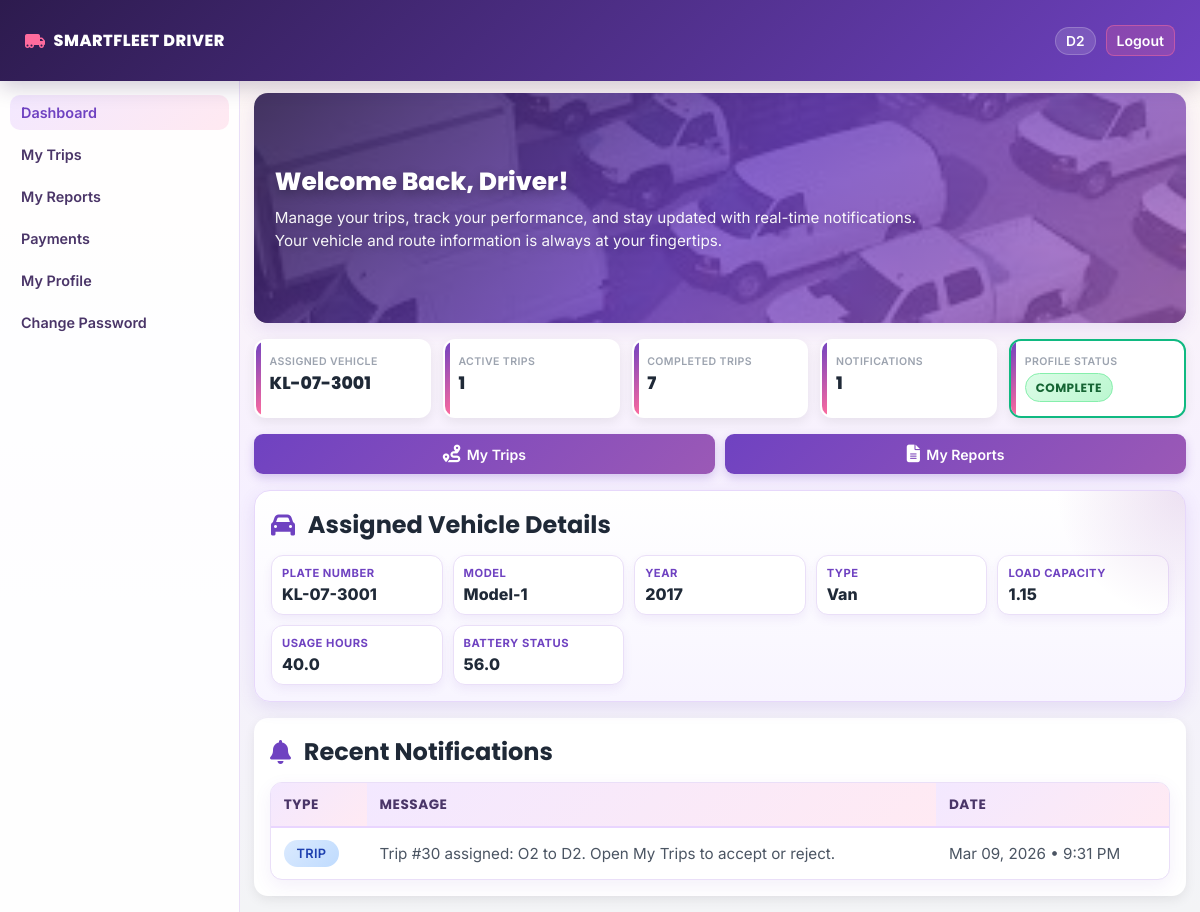
Screenshot of /driver/home/ (signed in) with the database file from the repository.
### s_fleet/models.py (models this page shows, shortened)
class Registration(models.Model):
    password = models.CharField(max_length=200, null=True)
    user_role = models.CharField(max_length=200, null=True)
    user = models.OneToOneField(User, on_delete=models.CASCADE, null=True)

class Vehicle(models.Model):
    STATUS_AVAILABLE = "available"
    STATUS_ASSIGNED = "assigned"
    STATUS_IN_TRIP = "in_trip"
    STATUS_MAINTENANCE = "maintenance"
    STATUS_MAINT_REQUIRED = "maintenance_required"
    STATUS_CHOICES = [
        (STATUS_AVAILABLE, "Available"),
        (STATUS_ASSIGNED, "Assigned"),
        (STATUS_IN_TRIP, "In Trip"),
        (STATUS_MAINTENANCE, "Maintenance"),
        (STATUS_MAINT_REQUIRED, "Maintenance Required"),
    ]
    plate_number = models.CharField(max_length=30, unique=True)
    year_of_manufacture = models.PositiveIntegerField(blank=True, null=True)
    model_name = models.CharField(max_length=100)
    vehicle_type = models.CharField(max_length=80, blank=True, null=True)
    load_capacity = models.FloatField(blank=True, null=True)
    usage_hours = models.FloatField(default=0)
    battery_status = models.FloatField(blank=True, null=True)
    status = models.CharField(max_length=30, choices=STATUS_CHOICES, default=STATUS_AVAILABLE)
    created_at = models.DateTimeField(auto_now_add=True)
    updated_at = models.DateTimeField(auto_now=True)

class Alert(models.Model):
    TYPE_MAINTENANCE = "maintenance"
    TYPE_TRIP = "trip"
    TYPE_DRIVER_RISK = "driver_risk"
    TYPE_CHOICES = [
        (TYPE_MAINTENANCE, "Maintenance"),
        (TYPE_TRIP, "Trip"),
        (TYPE_DRIVER_RISK, "Driver Risk"),
    ]
    SEVERITY_LOW = "low"
    SEVERITY_MEDIUM = "medium"
    SEVERITY_HIGH = "high"
    SEVERITY_CHOICES = [
        (SEVERITY_LOW, "Low"),
        (SEVERITY_MEDIUM, "Medium"),
        (SEVERITY_HIGH, "High"),
    ]
    alert_type = models.CharField(max_length=20, choices=TYPE_CHOICES)
    severity = models.CharField(max_length=10, choices=SEVERITY_CHOICES, default=SEVERITY_MEDIUM)
    title = models.CharField(max_length=120)
    message = models.TextField()
    vehicle = models.ForeignKey(Vehicle, on_delete=models.SET_NULL, blank=True, null=True, related_name="alerts")
    driver = models.ForeignKey(Driver, on_delete=models.SET_NULL, blank=True, null=True, related_name="alerts")
    trip = models.ForeignKey(Trip, on_delete=models.SET_NULL, blank=True, null=True, related_name="alerts")
    prediction = models.ForeignKey(
        PredictionResult,
        on_delete=models.SET_NULL,
        blank=True,
        null=True,
        related_name="alerts",
    )
    is_resolved = models.BooleanField(default=False)
    created_at = models.DateTimeField(auto_now_add=True)
    resolved_at = models.DateTimeField(blank=True, null=True)

### s_fleet/decorators.py (the view)
        def wrapper(request, *args, **kwargs):
            reg_id = request.session.get('reg_id')
            reg = Registration.objects.filter(id=reg_id).first()
            if reg and reg.user_role == required_role:
                return view_func(request, *args, **kwargs)
            else:
                messages.error(request, "⚠️ You do not have permission to access this page.")
                return redirect('home')

### s_fleet/views.py (called while the page is built)
def _is_profile_complete(driver):
    required_fields = [
        "license_number",
        "license_expiry_date",
        "phone_number",
        "years_of_experience",
        "emergency_contact_name",
        "emergency_contact_phone",
    ]
    for field in required_fields:
        value = getattr(driver, field, None)
        if value in (None, ""):
            return False
    return True

### templates/driver_home.html (shortened to what this page needs)
{% extends "base_driver.html" %}
{% load static %}
{% block content %}
    <section class="hero-section">
        <div class="hero-content">
            <h2>Welcome Back, Driver!</h2>
            <p>Manage your trips, track your performance, and stay updated with real-time notifications. Your vehicle and route information is always at your fingertips.</p>
        </div>
    </section>
    <div class="stats-grid">
        <div class="stat-card">
            <h3>Assigned Vehicle</h3>
            <p>
                {% if assigned_vehicle %}
                    {{ assigned_vehicle.plate_number }}
                {% else %}
                    Not Assigned
                {% endif %}
            </p>
        </div>
        <div class="stat-card">
            <h3>Active Trips</h3>
            <p>{{ active_trips }}</p>
        </div>
        <div class="stat-card">
            <h3>Completed Trips</h3>
            <p>{{ completed_trips }}</p>
        </div>
        <div class="stat-card">
            <h3>Notifications</h3>
            <p>{{ notifications_count }}</p>
        </div>
        <div class="stat-card {% if profile_complete %}complete{% else %}incomplete{% endif %}">
            <h3>Profile Status</h3>
            <p>
                {% if profile_complete %}
                    <span class="profile-pill complete">Complete</span>
                {% else %}
                    <span class="profile-pill incomplete">Incomplete</span>
                {% endif %}
            </p>
        </div>
</div>
    <div class="actions-grid">
        <a class="action-btn" href="{% url 'driver_trips' %}">
            <i class="fas fa-route"></i>
            My Trips
        </a>
        <a class="action-btn" href="{% url 'driver_completed_trips' %}">
            <i class="fas fa-file-alt"></i>
            My Reports
        </a>
    </div>
    {% if assigned_vehicle %}
    <div class="vehicle-card">
        <h3 class="section-title">
            <i class="fas fa-car"></i>
            Assigned Vehicle Details
        </h3>
        <div class="vehicle-grid">
            <div class="vehicle-item">
                <h4>Plate Number</h4>
                <p>{{ assigned_vehicle.plate_number }}</p>
            </div>
            <div class="vehicle-item">
                <h4>Model</h4>
                <p>{{ assigned_vehicle.model_name }}</p>
            </div>
            <div class="vehicle-item">
                <h4>Year</h4>
                <p>{{ assigned_vehicle.year_of_manufacture|default:"-" }}</p>
            </div>
            <div class="vehicle-item">
                <h4>Type</h4>
                <p>{{ assigned_vehicle.vehicle_type|default:"-" }}</p>
            </div>
            <div class="vehicle-item">
                <h4>Load Capacity</h4>
                <p>{{ assigned_vehicle.load_capacity|default:"-" }}</p>
            </div>
            <div class="vehicle-item">
                <h4>Usage Hours</h4>
                <p>{{ assigned_vehicle.usage_hours|default:"-" }}</p>
            </div>
            <div class="vehicle-item">
                <h4>Battery Status</h4>
                <p>{{ assigned_vehicle.battery_status|default:"-" }}</p>
            </div>
        </div>
    </div>
    {% endif %}
    <div class="notifications-section">
        <h3 class="section-title">
            <i class="fas fa-bell"></i>
            Recent Notifications
        </h3>
        <table class="modern-table">
            <thead>
                <tr>
                    <th>Type</th>
                    <th>Message</th>
                    <th>Date</th>
                </tr>
            </thead>
            <tbody>
                {% for item in notifications %}
                <tr>
                    <td>
                        <span class="badge type-{{ item.alert_type }}">
                            {{ item.get_alert_type_display }}
                        </span>
                    </td>
                    <td>{{ item.message }}</td>
                    <td>{{ item.created_at|date:"M d, Y • g:i A" }}</td>
                </tr>
                {% endfor %}
            </tbody>
        </table>
    </div>
{% endblock %}

### templates/base_driver.html (shortened to what this page needs)
{% load static %}
<!DOCTYPE html>
<html lang="en">
<head>
    <link rel="stylesheet" href="https://cdnjs.cloudflare.com/ajax/libs/font-awesome/6.5.0/css/all.min.css">
</head>
<body>
    <div class="top">
        <div class="brand"><i class="fas fa-truck-moving"></i>SMARTFLEET Driver</div>
        <div class="top-right">
            {% if reg and reg.user %}<span class="user-chip">{{ reg.user.username }}</span>{% endif %}
            <a href="{% url 'logout' %}" class="logout-link">Logout</a>
        </div>
    </div>
    <div class="layout">
        <aside class="sidebar">
            <a href="{% url 'driver_home' %}" class="{% if request.resolver_match.url_name == 'driver_home' %}active{% endif %}">Dashboard</a>
            <a href="{% url 'driver_trips' %}" class="{% if request.resolver_match.url_name == 'driver_trips' %}active{% endif %}">My Trips</a>
            <a href="{% url 'driver_completed_trips' %}" class="{% if request.resolver_match.url_name == 'driver_completed_trips' %}active{% endif %}">My Reports</a>
            <a href="{% url 'driver_payments' %}" class="{% if request.resolver_match.url_name == 'driver_payments' %}active{% endif %}">Payments</a>
            <a href="{% url 'driver_profile' %}" class="{% if request.resolver_match.url_name == 'driver_profile' %}active{% endif %}">My Profile</a>
            <a href="{% url 'change_password' %}" class="{% if request.resolver_match.url_name == 'change_password' %}active{% endif %}">Change Password</a>
        </aside>
        <main class="main">
            {% block content %}{% endblock %}
        </main>
    </div>
</body>
</html>

### templates/base_driver.html (style rules this page uses)
* { margin: 0; padding: 0; box-sizing: border-box; }
body { font-family: 'Inter', sans-serif; background: linear-gradient(180deg, #fff8f3 0%, #f6f0ff 55%, #f3f4f6 100%); color: #2d1b4e; }
.top { background: linear-gradient(135deg, #2d1b4e 0%, #6f42c1 100%); color: #fff; padding: 25px 25px; display: flex; justify-content: space-between; align-items: center; position: sticky; top: 0; z-index: 100; box-shadow: 0 6px 20px rgba(45, 27, 78, 0.22); }
.brand { font-family: 'Poppins', sans-serif; font-weight: 800; letter-spacing: .5px; text-transform: uppercase; display: flex; align-items: center; gap: 8px; font-size: 1rem; }
.brand i { color: #ff6b9d; }
.top-right { display: flex; align-items: center; gap: 10px; }
.user-chip { background: rgba(255,255,255,.14); border: 1px solid rgba(255,255,255,.2); border-radius: 999px; padding: 5px 10px; font-size: .86rem; font-weight: 600; }
.logout-link { color: #fff; text-decoration: none; font-weight: 600; font-size: .88rem; background: rgba(255, 107, 157, 0.22); border: 1px solid rgba(255, 107, 157, 0.45); padding: 6px 10px; border-radius: 8px; }
.layout { display: grid; grid-template-columns: 240px 1fr; min-height: calc(100vh - 52px); }
.sidebar { background: rgba(255, 255, 255, 0.9); border-right: 1px solid #eadff8; padding: 14px 10px; }
.sidebar a { display: block; padding: 9px 11px; color: #4a3568; text-decoration: none; border-radius: 10px; margin-bottom: 7px; font-weight: 600; font-size: 0.9rem; }
.sidebar a:hover, .sidebar a.active { background: linear-gradient(135deg, #f3e8ff 0%, #ffe9f1 100%); color: #6f42c1; }
.main { padding: 12px 14px 16px; }
table { width: 100%; border-collapse: separate; border-spacing: 0; background: rgba(255, 255, 255, 0.97); border: 1px solid #eadff8; border-radius: 12px; overflow: hidden; box-shadow: 0 6px 18px rgba(111, 66, 193, 0.08); }
th { background: linear-gradient(135deg, #f3e8ff 0%, #ffeaf3 100%); color: #4a3568; font-family: 'Poppins', sans-serif; font-size: .8rem; text-transform: uppercase; letter-spacing: .4px; }
th, td { padding: 9px 10px; border-bottom: 1px solid #f1e9fb; text-align: left; font-size: .9rem; }
tr:last-child td { border-bottom: 0; }

### rows the page displays
Registration: user.username "D2"
Vehicle: plate_number "KL-07-3001", model_name "Model-1", year_of_manufacture "2017", vehicle_type "Van", load_capacity "1.15", usage_hours "40.0", battery_status "56.0"
Alert: alert_type "TRIP", message "Trip #30 assigned: O2 to D2. Open My Trips to accept or reject.", created_at "Mar 09, 2026 • 9:31 PM"

### other values shown
{{ active_trips }} "1"
{{ completed_trips }} "7"
{{ notifications_count }} "1"
